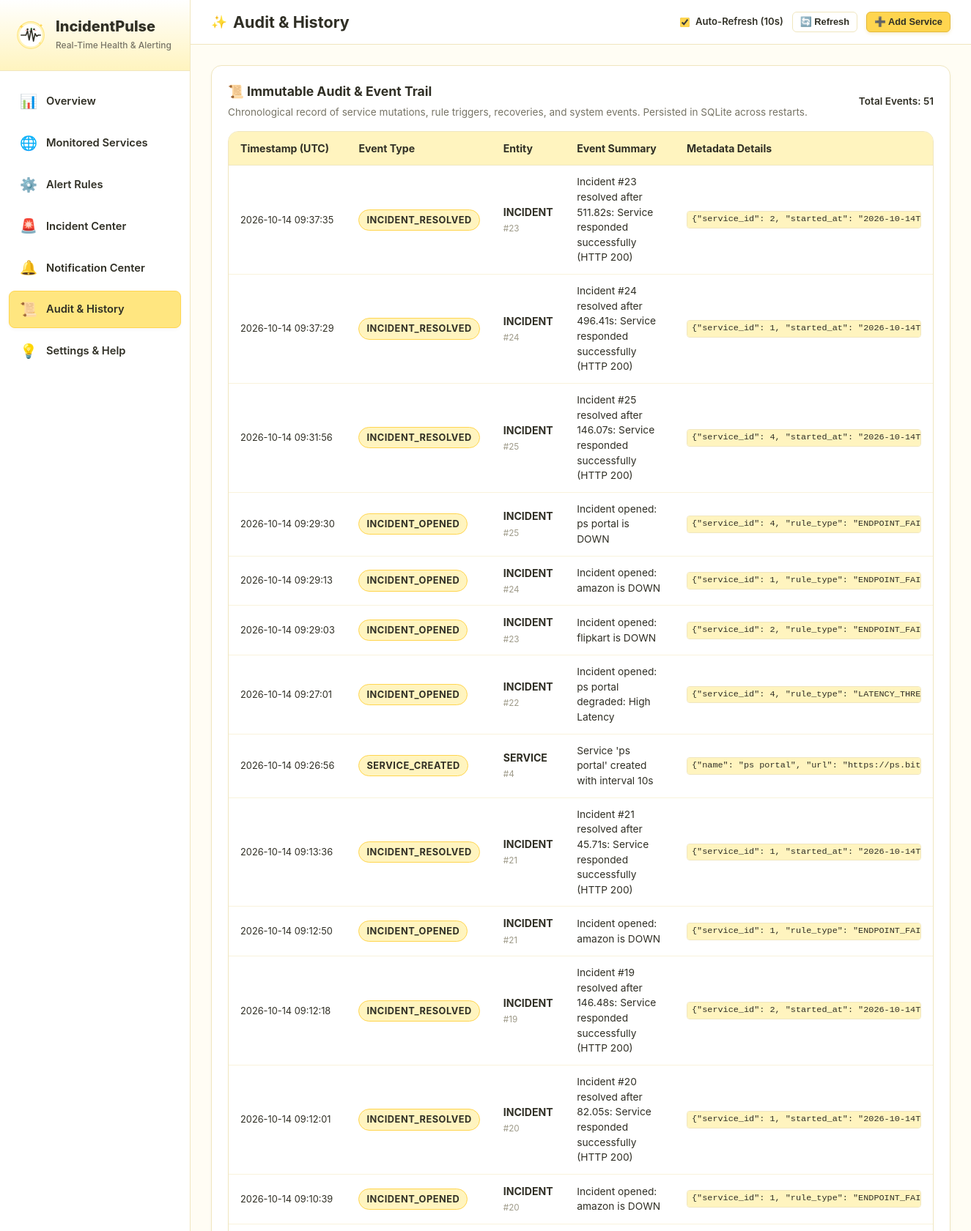
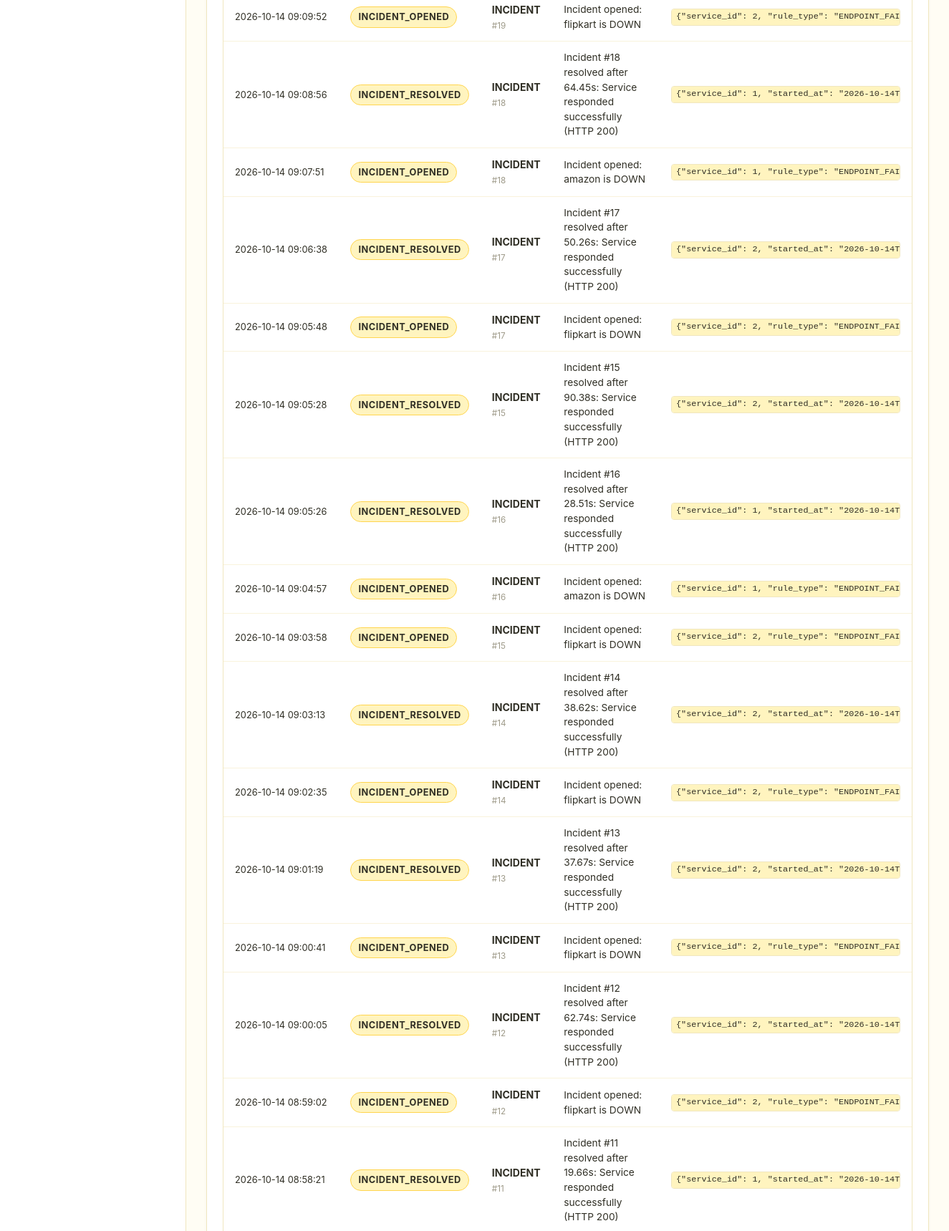
Screenshot of /audit (upper part) with the database file from the repository (2 pictures, top to bottom).
### tables this page shows
CREATE TABLE audit_logs (
                id INTEGER PRIMARY KEY AUTOINCREMENT,
                event_type TEXT NOT NULL,
                entity_type TEXT NOT NULL,
                entity_id INTEGER,
                message TEXT NOT NULL,
                details_json TEXT,
                created_at TEXT NOT NULL
            );

### incidentpulse/routes/web.py (the view)
@web_bp.route("/audit")
def audit_page():
    logs, total = get_audit_logs(limit=100)
    return render_template(
        "audit.html",
        logs=logs,
        total=total
    )

### incidentpulse/database.py (called while the page is built)
def get_db_path() -> str:
    global _DB_PATH
    if _DB_PATH is None:
        from incidentpulse.config import Config
        set_db_path(Config.DB_PATH)
    return _DB_PATH

def get_db_connection() -> sqlite3.Connection:
    conn = sqlite3.connect(get_db_path(), timeout=10.0)
    conn.row_factory = sqlite3.Row
    conn.execute("PRAGMA foreign_keys = ON;")
    conn.execute("PRAGMA journal_mode = WAL;")
    return conn

### incidentpulse/models.py (called while the page is built)
def get_audit_logs(limit: int = 100, offset: int = 0) -> Tuple[List[Dict[str, Any]], int]:
    conn = get_db_connection()
    try:
        cur_count = conn.execute("SELECT COUNT(*) as total FROM audit_logs")
        total = cur_count.fetchone()["total"]
        cur = conn.execute("""
            SELECT * FROM audit_logs
            ORDER BY created_at DESC
            LIMIT ? OFFSET ?
        """, (limit, offset))
        return [dict(r) for r in cur.fetchall()], total
    finally:
        conn.close()

### incidentpulse/templates/audit.html (shortened to what this page needs)
{% extends "base.html" %}
{% block page_title %}Audit & History{% endblock %}
{% block content %}
<div class="card">
  <div class="card-header">
    <div>
      <h3 class="card-title">📜 Immutable Audit & Event Trail</h3>
      <p style="font-size: 0.85rem; color: var(--text-secondary); margin-top: 4px;">
        Chronological record of service mutations, rule triggers, recoveries, and system events. Persisted in SQLite across restarts.
      </p>
    </div>
    <span style="font-size: 0.85rem; font-weight: 600;">Total Events: {{ total }}</span>
  </div>
  {% if logs %}
  <div class="table-responsive">
    <table class="data-table">
      <thead>
        <tr>
          <th>Timestamp (UTC)</th>
          <th>Event Type</th>
          <th>Entity</th>
          <th>Event Summary</th>
          <th>Metadata Details</th>
        </tr>
      </thead>
      <tbody>
        {% for log in logs %}
        <tr>
          <td style="font-size: 0.8rem; white-space: nowrap;">
            {{ log.created_at[:19].replace('T', ' ') }}
          </td>
          <td>
            <span class="status-badge" style="background-color: var(--bg-soft-yellow); color: var(--text-main); border-color: var(--bg-accent-yellow);">
              {{ log.event_type }}
            </span>
          </td>
          <td>
            <strong>{{ log.entity_type }}</strong>
            {% if log.entity_id %}
            <small style="color: var(--text-muted);">#{{ log.entity_id }}</small>
            {% endif %}
          </td>
          <td style="font-size: 0.86rem;">
            {{ log.message }}
          </td>
          <td>
            {% if log.details_json %}
            <pre style="font-size: 0.74rem; max-width: 320px; max-height: 80px; overflow: auto;">{{ log.details_json }}</pre>
            {% else %}
            —
            {% endif %}
          </td>
        </tr>
        {% endfor %}
      </tbody>
    </table>
  </div>
  {% else %}
  <div class="empty-state">
    <img src="{{ url_for('static', filename='img/empty_state.svg') }}" alt="Empty" class="empty-state-img">
    <h3>No Audit Records Yet</h3>
    <p>Administrative and monitoring actions will automatically populate this audit trail.</p>
  </div>
  {% endif %}
</div>
{% endblock %}

### incidentpulse/static/css/style.css (style rules this page uses)
:root { --bg-main: #FFFDF4; --bg-soft-yellow: #FFF4BF; --bg-primary-yellow: #FFE680; --bg-accent-yellow: #FFD54F; --bg-card: #FFFFFF; --bg-hover: #FFFBE6; --text-main: #302F25; --text-secondary: #777466; --text-muted: #9E9A89; --border-color: #F0E6BF; --border-light: #F9F3DC; --status-up: #2E7D32; --status-up-bg: #E8F5E9; --status-up-border: #A5D6A7; --status-degraded: #D97706; --status-degraded-bg: #FEF3C7; --status-degraded-border: #FCD34D; --status-down: #DC2626; --status-down-bg: #FEE2E2; --status-down-border: #FCA5A5; --status-unknown: #64748B; --status-unknown-bg: #F1F5F9; --status-unknown-border: #CBD5E1; --shadow-sm: 0 2px 4px rgba(48, 47, 37, 0.04); --shadow-md: 0 4px 12px rgba(48, 47, 37, 0.06); --shadow-lg: 0 8px 24px rgba(48, 47, 37, 0.08); --radius-sm: 8px; --radius-md: 14px; --radius-lg: 20px; --radius-full: 9999px; --font-sans: -apple-system, BlinkMacSystemFont, "Segoe UI", Roboto, "Helvetica Neue", Arial, sans-serif; --font-mono: ui-monospace, SFMono-Regular, Menlo, Monaco, Consolas, "Liberation Mono", "Courier New", monospace; --transition-fast: 0.15s ease; --transition-normal: 0.25s cubic-bezier(0.16, 1, 0.3, 1); }
* { box-sizing: border-box; margin: 0; padding: 0; }
body { font-family: var(--font-sans); background-color: var(--bg-main); color: var(--text-main); line-height: 1.5; min-height: 100vh; display: flex; overflow-x: hidden; }
.card { background-color: var(--bg-card); border: 1.5px solid var(--border-color); border-radius: var(--radius-md); padding: 22px; box-shadow: var(--shadow-sm); transition: all var(--transition-fast); }
.card-header { display: flex; align-items: center; justify-content: space-between; margin-bottom: 16px; }
.card-title { font-size: 1.1rem; font-weight: 700; color: var(--text-main); display: flex; align-items: center; gap: 8px; }
.status-badge { display: inline-flex; align-items: center; gap: 6px; padding: 4px 10px; font-size: 0.8rem; font-weight: 700; border-radius: var(--radius-full); text-transform: uppercase; letter-spacing: 0.5px; border: 1px solid transparent; }
.table-responsive { width: 100%; overflow-x: auto; border: 1.5px solid var(--border-color); border-radius: var(--radius-md); background-color: #FFFFFF; }
.data-table { width: 100%; border-collapse: collapse; text-align: left; font-size: 0.88rem; }
.data-table th { background-color: var(--bg-soft-yellow); padding: 12px 16px; font-weight: 700; color: var(--text-main); border-bottom: 1.5px solid var(--border-color); white-space: nowrap; }
.data-table td { padding: 12px 16px; border-bottom: 1px solid var(--border-light); color: var(--text-main); vertical-align: middle; }
code, pre { font-family: var(--font-mono); font-size: 0.84rem; background-color: var(--bg-soft-yellow); padding: 2px 6px; border-radius: 4px; border: 1px solid var(--border-color); }

### rows the page displays
audit_logs: created_at "2026-10-14 09:37:35", event_type "INCIDENT_RESOLVED", entity_type "INCIDENT", entity_id "23", message "Incident #23 resolved after 511.82s: Service responded successfully (HTTP 200)", details_json "{\"service_id\": 2, \"started_at\":…"
audit_logs: created_at "2026-10-14 09:37:29", event_type "INCIDENT_RESOLVED", entity_type "INCIDENT", entity_id "24", message "Incident #24 resolved after 496.41s: Service responded successfully (HTTP 200)", details_json "{\"service_id\": 1, \"started_at\":…"
audit_logs: created_at "2026-10-14 09:31:56", event_type "INCIDENT_RESOLVED", entity_type "INCIDENT", entity_id "25", message "Incident #25 resolved after 146.07s: Service responded successfully (HTTP 200)", details_json "{\"service_id\": 4, \"started_at\":…"
audit_logs: created_at "2026-10-14 09:29:30", event_type "INCIDENT_OPENED", entity_type "INCIDENT", entity_id "25", message "Incident opened: ps portal is DOWN", details_json "{\"service_id\": 4, \"rule_type\":…"
audit_logs: created_at "2026-10-14 09:29:13", event_type "INCIDENT_OPENED", entity_type "INCIDENT", entity_id "24", message "Incident opened: amazon is DOWN", details_json "{\"service_id\": 1, \"rule_type\":…"
audit_logs: created_at "2026-10-14 09:29:03", event_type "INCIDENT_OPENED", entity_type "INCIDENT", entity_id "23", message "Incident opened: flipkart is DOWN", details_json "{\"service_id\": 2, \"rule_type\":…"
audit_logs: created_at "2026-10-14 09:27:01", event_type "INCIDENT_OPENED", entity_type "INCIDENT", entity_id "22", message "Incident opened: ps portal degraded: High Latency", details_json "{\"service_id\": 4, \"rule_type\":…"
audit_logs: created_at "2026-10-14 09:26:56", event_type "SERVICE_CREATED", entity_type "SERVICE", entity_id "4", message "Service 'ps portal' created with interval 10s", details_json "{\"name\": \"ps portal\", \"url\":…"
audit_logs: created_at "2026-10-14 09:13:36", event_type "INCIDENT_RESOLVED", entity_type "INCIDENT", entity_id "21", message "Incident #21 resolved after 45.71s: Service responded successfully (HTTP 200)", details_json "{\"service_id\": 1, \"started_at\":…"
audit_logs: created_at "2026-10-14 09:12:50", event_type "INCIDENT_OPENED", entity_type "INCIDENT", entity_id "21", message "Incident opened: amazon is DOWN", details_json "{\"service_id\": 1, \"rule_type\":…"
audit_logs: created_at "2026-10-14 09:12:18", event_type "INCIDENT_RESOLVED", entity_type "INCIDENT", entity_id "19", message "Incident #19 resolved after 146.48s: Service responded successfully (HTTP 200)", details_json "{\"service_id\": 2, \"started_at\":…"
audit_logs: created_at "2026-10-14 09:12:01", event_type "INCIDENT_RESOLVED", entity_type "INCIDENT", entity_id "20", message "Incident #20 resolved after 82.05s: Service responded successfully (HTTP 200)", details_json "{\"service_id\": 1, \"started_at\":…"
audit_logs: created_at "2026-10-14 09:10:39", event_type "INCIDENT_OPENED", entity_type "INCIDENT", entity_id "20", message "Incident opened: amazon is DOWN", details_json "{\"service_id\": 1, \"rule_type\":…"
audit_logs: created_at "2026-10-14 09:09:52", event_type "INCIDENT_OPENED", entity_type "INCIDENT", entity_id "19", message "Incident opened: flipkart is DOWN", details_json "{\"service_id\": 2, \"rule_type\":…"
audit_logs: created_at "2026-10-14 09:08:56", event_type "INCIDENT_RESOLVED", entity_type "INCIDENT", entity_id "18", message "Incident #18 resolved after 64.45s: Service responded successfully (HTTP 200)", details_json "{\"service_id\": 1, \"started_at\":…"
audit_logs: created_at "2026-10-14 09:07:51", event_type "INCIDENT_OPENED", entity_type "INCIDENT", entity_id "18", message "Incident opened: amazon is DOWN", details_json "{\"service_id\": 1, \"rule_type\":…"
audit_logs: created_at "2026-10-14 09:06:38", event_type "INCIDENT_RESOLVED", entity_type "INCIDENT", entity_id "17", message "Incident #17 resolved after 50.26s: Service responded successfully (HTTP 200)", details_json "{\"service_id\": 2, \"started_at\":…"
audit_logs: created_at "2026-10-14 09:05:48", event_type "INCIDENT_OPENED", entity_type "INCIDENT", entity_id "17", message "Incident opened: flipkart is DOWN", details_json "{\"service_id\": 2, \"rule_type\":…"
audit_logs: created_at "2026-10-14 09:05:28", event_type "INCIDENT_RESOLVED", entity_type "INCIDENT", entity_id "15", message "Incident #15 resolved after 90.38s: Service responded successfully (HTTP 200)", details_json "{\"service_id\": 2, \"started_at\":…"
audit_logs: created_at "2026-10-14 09:05:26", event_type "INCIDENT_RESOLVED", entity_type "INCIDENT", entity_id "16", message "Incident #16 resolved after 28.51s: Service responded successfully (HTTP 200)", details_json "{\"service_id\": 1, \"started_at\":…"
audit_logs: created_at "2026-10-14 09:04:57", event_type "INCIDENT_OPENED", entity_type "INCIDENT", entity_id "16", message "Incident opened: amazon is DOWN", details_json "{\"service_id\": 1, \"rule_type\":…"
audit_logs: created_at "2026-10-14 09:03:58", event_type "INCIDENT_OPENED", entity_type "INCIDENT", entity_id "15", message "Incident opened: flipkart is DOWN", details_json "{\"service_id\": 2, \"rule_type\":…"
audit_logs: created_at "2026-10-14 09:03:13", event_type "INCIDENT_RESOLVED", entity_type "INCIDENT", entity_id "14", message "Incident #14 resolved after 38.62s: Service responded successfully (HTTP 200)", details_json "{\"service_id\": 2, \"started_at\":…"
audit_logs: created_at "2026-10-14 09:02:35", event_type "INCIDENT_OPENED", entity_type "INCIDENT", entity_id "14", message "Incident opened: flipkart is DOWN", details_json "{\"service_id\": 2, \"rule_type\":…"
audit_logs: created_at "2026-10-14 09:01:19", event_type "INCIDENT_RESOLVED", entity_type "INCIDENT", entity_id "13", message "Incident #13 resolved after 37.67s: Service responded successfully (HTTP 200)", details_json "{\"service_id\": 2, \"started_at\":…"
audit_logs: created_at "2026-10-14 09:00:41", event_type "INCIDENT_OPENED", entity_type "INCIDENT", entity_id "13", message "Incident opened: flipkart is DOWN", details_json "{\"service_id\": 2, \"rule_type\":…"
audit_logs: created_at "2026-10-14 09:00:05", event_type "INCIDENT_RESOLVED", entity_type "INCIDENT", entity_id "12", message "Incident #12 resolved after 62.74s: Service responded successfully (HTTP 200)", details_json "{\"service_id\": 2, \"started_at\":…"
audit_logs: created_at "2026-10-14 08:59:02", event_type "INCIDENT_OPENED", entity_type "INCIDENT", entity_id "12", message "Incident opened: flipkart is DOWN", details_json "{\"service_id\": 2, \"rule_type\":…"
audit_logs: created_at "2026-10-14 08:58:21", event_type "INCIDENT_RESOLVED", entity_type "INCIDENT", entity_id "11", message "Incident #11 resolved after 19.66s: Service responded successfully (HTTP 200)", details_json "{\"service_id\": 1, \"started_at\":…"

### other values shown
{{ total }} "51"
